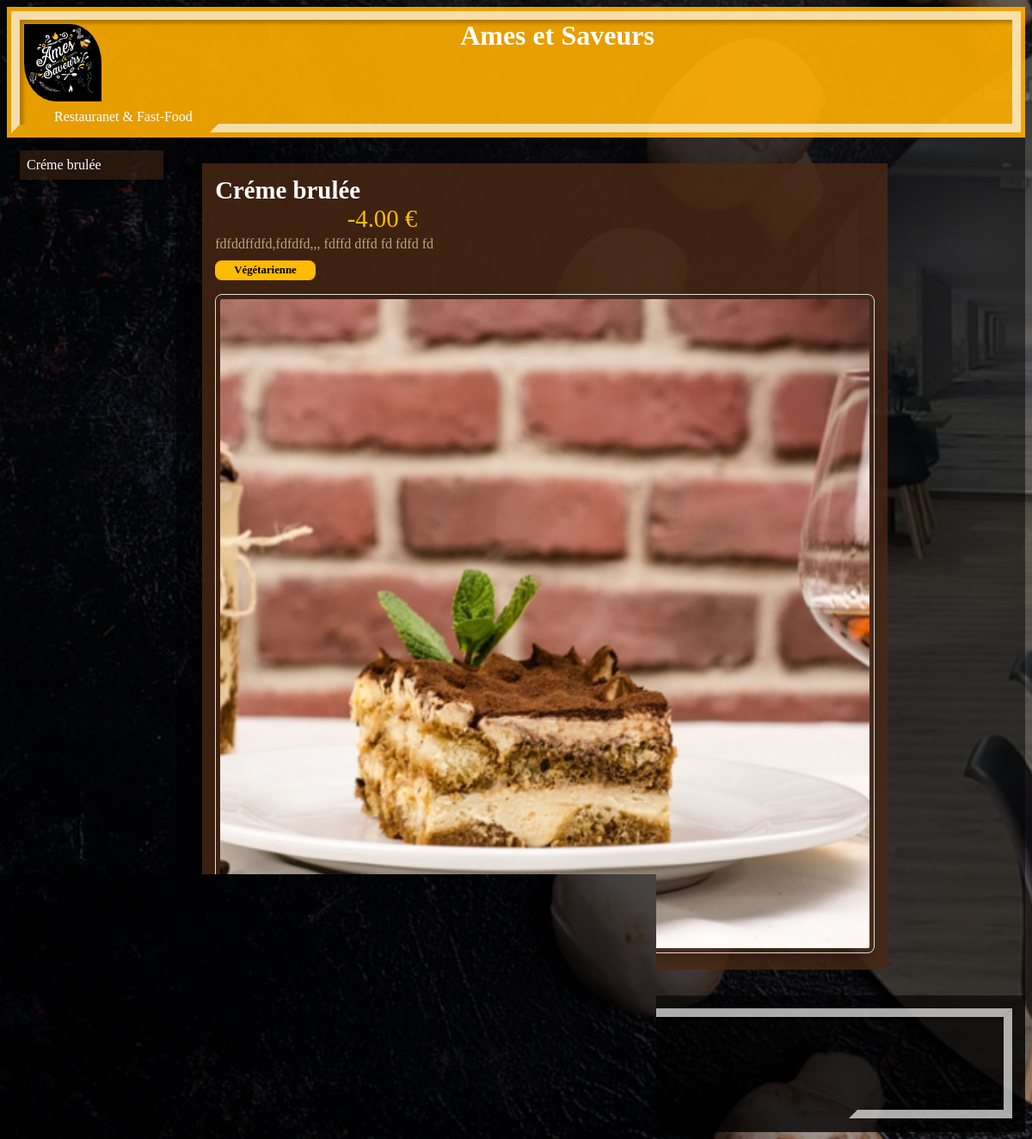
Screenshot of /dessert/3/ with the database file from the repository.
### dessert/models.py (models this page shows, shortened)
class Dessert(models.Model):
    nom = models.CharField(max_length=128)
    ingredients = models.CharField(max_length=400)
    prix = models.FloatField(default=0)
    vegetarienne = models.BooleanField(default=False)
    stock = models.BooleanField(default=True)
    thumbnail = models.ImageField(upload_to="dessert/static/dessert/images", blank=True, null=True)

### dessert/views.py (the view)
# urls.py: path("<int:dessert_id>/", views.dessert_detail, name="dessert_detail"),
def dessert_detail(request, dessert_id):
    dessert = get_object_or_404(Dessert, pk=dessert_id)
    return render(request, 'dessert/dessert_detail.html', {'dessert': dessert})

### dessert/templates/dessert/dessert_detail.html (shortened to what this page needs)
{% load static %}
<!DOCTYPE html>
<html lang="fr">
<head>
    <link rel="stylesheet" href="https://cdnjs.cloudflare.com/ajax/libs/font-awesome/4.7.0/css/font-awesome.min.css">
    <link href="{% static 'pate/style_detail.css' %}" rel="stylesheet">
</head>
<body>
  <div class="header">
    <div class="headtop">
      <div class="row">
        <div class="col-1 col-s-1 header1"><a href="{% url 'main:index' %}"><img width=100px src="{% static 'main/images/logo.jpg' %}"/></a></div>
        <div class="col-11 col-s-12 header1"><h1>Ames et Saveurs</h1></div>
      </div>
      <div class="row">
        <div class="col-12 col-s-12 header1"><p>Restauranet & Fast-Food</p></div>
      </div>
    </div>
  </div>
      <div class="row">
        <div class="col-2 col-s-3 menu">
          <ul>
            <a class="lien" href=""><li>{{dessert.nom}}</li></a>
          </ul>
        </div>
        <div class="col-10 col-s-12 text">
          <div class="row">
            <div class="col-10 col-s-12 produits">
                      <span class="menu_list_title">{{dessert.nom}}</span><br>
                      <span class="menu_list_prix">{{dessert.prix | floatformat:2}} €</span>
                      <span class="menu_list_ingredients">{{dessert.ingredients}}</span>
                      {% if dessert.vegetarienne %}
                      <span class="menu_list_vegetarienne">Végétarienne</span>
                      {% endif %}
                      <span class="menu_list_img"><img src="http://127.0.0.1:8000/dessert{{ dessert.thumbnail.url }}"></span><br>
            </div>
          </div>
        </div>
      </div>
      <div class="footer">
        <div class="headfoot">
          <a
              class="phone"
              href="tel:+33985235091"
              role="button"
              ><i class="fa fa-phone"></i
              ></a>
          <a
              class="mail"
              href="mailto:amesetsaveurs@gmail.com"
              role="button"
              ><i class="fa fa-envelope"></i
              ></a>
          <a
              class="facebook"
              href="https://www.facebook.com/amesetsaveurs/"
              target="_blank"
              role="button"
              ><i class="fa fa-facebook-f"></i>
            </a>
            <p class="mention"> Mention légale</p>
        </div>
      </div>
</body>
</html>

### pate/static/pate/style_detail.css (style rules this page uses)
* { box-sizing: border-box; }
.row::after { content: ""; clear: both; display: table; }
[class*="col-"] { float: left; padding: 15px; }
html { font-family: 'Parisienne', cursive; }
body { background: linear-gradient(0deg, rgba(0, 0, 0, 0.3), rgba(0, 0, 0, 0.6)), url("images/index_background.jpg") no-repeat center center fixed; -webkit-background-size: cover; -moz-background-size: cover; -o-background-size: cover; background-size: cover; }
.header { background-color: rgb(255, 174, 0, .9); color: #ffffff; padding: 5px; }
.headtop { position: relative; min-width: 300px; height: 100%; border: 10px solid transparent; border-top: 10px solid #fffa; border-left: 10px solid #fffa; box-shadow: 4px 4px 5px rgba(0, 0, 0, 0.25) inset; }
.headtop::after { content: ''; position: absolute; top: -10px; right: -10px; width: 80%; height: 99%; border: 10px solid transparent; border-bottom: 10px solid #fffa; border-right: 10px solid #fffa; transition: 0.3s linear all; animation-duration: 3s; animation-delay: 0s; animation-name: agrandissement; animation-iteration-count: initial; }
.header1 h1 { padding: 0; margin: 0; text-align: center; }
.header1 p { padding: 0; margin: 0; margin-left: 40px; }
.header1 { padding: 0; margin: 0; display: inline-block; }
.header1 img { border-radius: 10px 100px / 120px; animation-duration: 1s; animation-delay: 3s; animation-name: glissement; animation-iteration-count: initial; padding: 5px; }
.menu ul { list-style-type: none; margin: 0; padding: 0; color: white; }
a { color: white; text-decoration: none; }
.menu li { padding: 8px; margin-bottom: 7px; background-color: rgb(75, 42, 20, .5); box-shadow: 0 1px 3px rgba(0,0,0,0.12), 0 1px 2px rgba(0,0,0,0.24); }
.text { background-color: rgba(0, 0, 0, 0.5); color: white; }
.menu_list_img img { width: 100%; object-fit: cover; transition: transform 0.3s ease-in-out; border-radius: 8px; box-shadow: 0 8px 16px rgba(0, 0, 0, 0.2); border: 1px solid #ddd; padding: 5px; }
.menu_list_title { font-weight: bold; font-size: 1.8em; }
.menu_list_prix { font-size: 1.8em; color: #ffbb00; margin-left: 20%; }
.menu_list_ingredients { color: #b9a879; font-size: 1em; display: block; margin-top: 4px; }
.menu_list_vegetarienne { background-color: #ffbb00; color: #000000; font-size: 0.8em; display: inline-block; padding: 4px 22px; margin-top: 10px; border-radius: 8px; font-weight: bold; }
.facebook { display: inline-block; width: 100px; border-left: 18px solid transparent; border-right: 18px solid transparent; border-bottom: 30px solid rgb(47, 74, 131, .5); }
.mail { display: inline-block; width: 100px; border-left: 18px solid transparent; border-right: 18px solid transparent; border-bottom: 30px solid rgb(75, 42, 20, .5); }
.phone { display: inline-block; width: 100px; border-left: 18px solid transparent; border-right: 18px solid transparent; border-bottom: 30px solid rgb(255, 174, 0, .5); }
.produits { background-color: rgb(75, 42, 20, .8); margin: 15px; height: auto; }
.footer { background-color: rgba(0, 0, 0, 0.8); color: #ffffff; text-align: center; font-size: 2em; padding: 15px; }
.footer a { color: #ffffff; }
.mention { font-size: 13px; text-align: left; margin-left: 5%; }
.headfoot { position: relative; height: 100%; border: 10px solid transparent; border-top: 10px solid #fffa; border-left: 10px solid #fffa; box-shadow: 4px 4px 5px rgba(0, 0, 0, 0.25) inset; }
.headfoot::after { content: ''; position: absolute; top: -10px; right: -10px; width: 15%; height: 99%; border: 10px solid transparent; border-bottom: 10px solid #fffa; border-right: 10px solid #fffa; transition: 0.3s linear all; animation-duration: 5s; animation-delay: 0s; animation-name: agranfoot; animation-iteration-count: initial; }
[class*="col-"] { width: 100%; }
@media only screen and (min-width: 600px) { .col-s-1 { width: 8.33%; } }
@media only screen and (min-width: 600px) { .col-s-3 { width: 25%; } }
@media only screen and (min-width: 600px) { .col-s-12 { width: 100%; } }
@media only screen and (min-width: 768px) { .col-1 { width: 8.33%; } }
@media only screen and (min-width: 768px) { .col-2 { width: 16.66%; } }
@media only screen and (min-width: 768px) { .col-10 { width: 83.33%; } }
@media only screen and (min-width: 768px) { .col-11 { width: 91.66%; } }
@media only screen and (min-width: 768px) { .col-12 { width: 100%; } }

### rows the page displays
Dessert: nom "Créme brulée", prix "-4.00", ingredients "fdfddffdfd,fdfdfd,,, fdffd dffd fd fdfd fd", thumbnail (picture)
